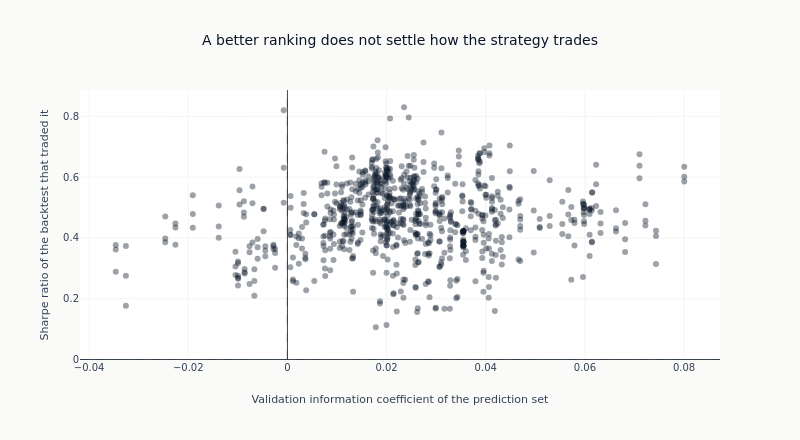

Notebook code cell kept with this figure:
### Code cell
rank_corr = (
    paired.select(pl.corr("ic_mean", "sharpe", method="spearman")).item()
    if paired.height > 2
    else None
)
fig = go.Figure(
    go.Scatter(
        x=paired["ic_mean"].to_list(),
        y=paired["sharpe"].to_list(),
        mode="markers",
        marker=dict(color=COLORS["blue"], size=6, opacity=0.4),
        showlegend=False,
    )
)
fig.add_hline(y=0, line_width=1, line_dash="dash", line_color=COLORS["neutral"])
fig.add_vline(x=0, line_width=1, line_dash="dash", line_color=COLORS["neutral"])
fig.update_xaxes(title_text="Validation information coefficient of the prediction set")
fig.update_yaxes(title_text="Sharpe ratio of the backtest that traded it")
fig.update_layout(
    title="A better ranking does not settle how the strategy trades",
    height=440,
    width=800,
    margin=dict(t=90),
)
show_plotly_with_alt(
    fig,
    "Scatter of each signal-stage backtest's net Sharpe ratio against the information coefficient "
    "of the prediction set it traded, with dashed lines at zero on both axes. Counted from the "
    f"frame: {paired.height} backtests, IC from {paired['ic_mean'].min():+.3f} to "
    f"{paired['ic_mean'].max():+.3f}, Sharpe from {paired['sharpe'].min():+.2f} to "
    f"{paired['sharpe'].max():+.2f}, rank correlation between the two "
    + ("not computed" if rank_corr is None else f"{rank_corr:+.2f}")
    + ".",
)

### Figure 1 — Plotly figure (JSON) as saved in the notebook; plotly's stock layout.template omitted (floating-point values rounded to 4 significant figures; data arrays with more than 128 entries replaced by an {"elided": "..."} marker saying what was removed)
{"data": [{"marker": {"color": "#0a1628", "opacity": 0.4, "size": 6}, "mode": "markers", "showlegend": false, "type": "scatter", "x": {"elided": "831 float values"}, "y": {"elided": "831 float values"}}], "layout": {"height": 440, "margin": {"t": 90}, "shapes": [{"line": {"color": "#334155", "dash": "dash", "width": 1}, "type": "line", "x0": 0, "x1": 1, "xref": "x domain", "y0": 0, "y1": 0, "yref": "y"}, {"line": {"color": "#334155", "dash": "dash", "width": 1}, "type": "line", "x0": 0, "x1": 0, "xref": "x", "y0": 0, "y1": 1, "yref": "y domain"}], "title": {"text": "A better ranking does not settle how the strategy trades"}, "width": 800, "xaxis": {"title": {"text": "Validation information coefficient of the prediction set"}}, "yaxis": {"title": {"text": "Sharpe ratio of the backtest that traded it"}}}}
